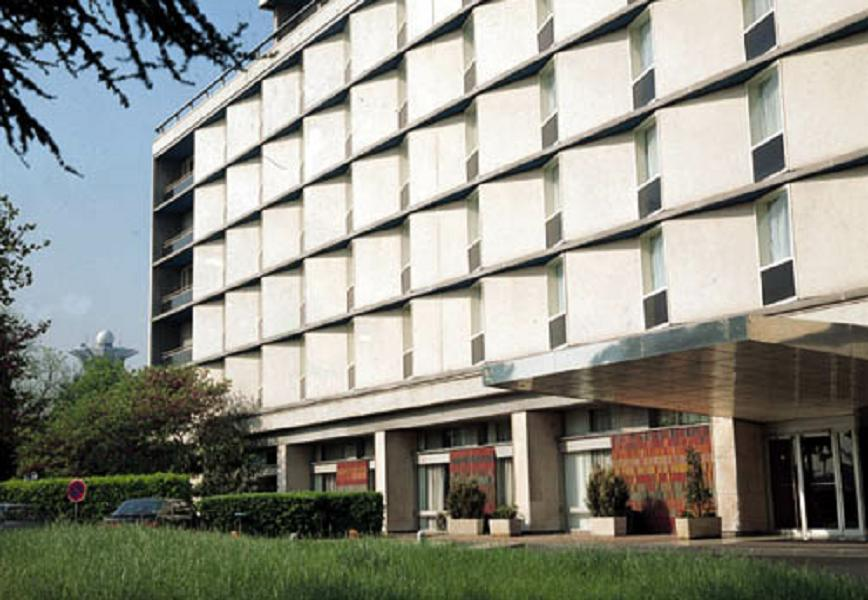
//> input picture opencv/data/building.jpg, 868 x 600 px
$ ./houghline   (built with g++ and OpenCV 4)
//> lines starting //> are read from the running program, lines starting //| are printed output that depends on the picture; after the words box and inside, x2 and y2 are one past the last pixel; in counts of white or black regions, pixels touching at a corner belong together
#include <iostream>
#include "opencv2/opencv.hpp"

using namespace std;
using namespace cv;

String folder = "/home/jty6109/kdta_ROS2/opencv/data/";

int main()
{
    Mat img = imread(folder + "building.jpg", IMREAD_GRAYSCALE);
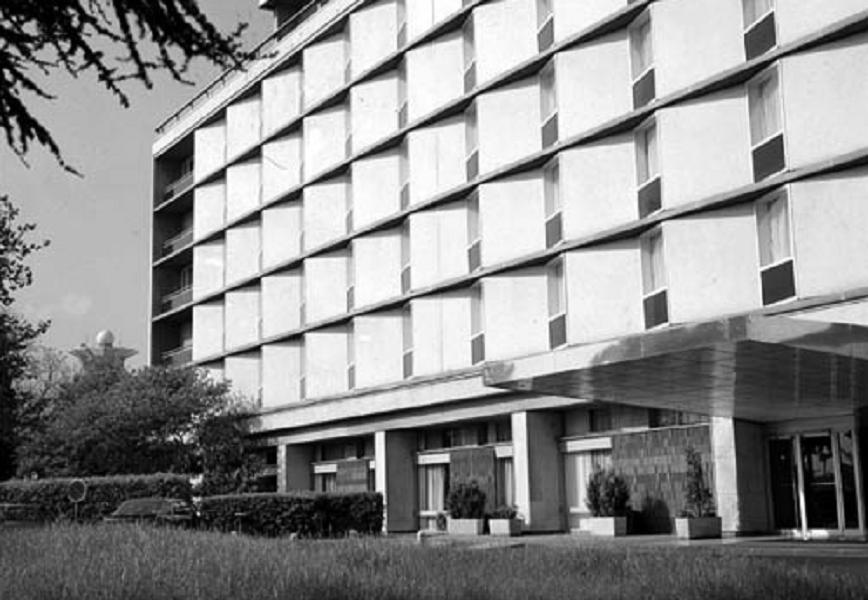
//> img: 600 rows x 868 cols, CV_8UC1; min 0, max 255, mean 142.3

    Mat edge;
    Canny(img, edge, 50, 150);
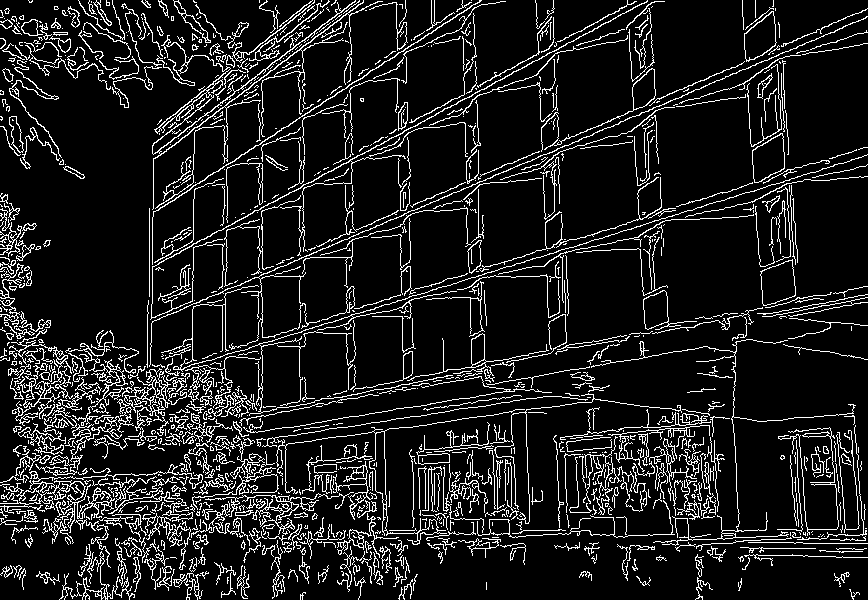
//> edge: 600 rows x 868 cols, CV_8UC1; 11.6% white in thin lines or dots

    vector<Vec2f> lines;
    HoughLines(edge, lines, 1, CV_PI / 100, 180);
//> lines = 178 lines (rho, theta), first 12: [352, 1.16], [464, 1.35], [262, 0], [449, 1.38], [359, 1.16], [517, 1.6], [492, 1.48], [357, 1.16], [403, 1.26], [436, 1.57], [466, 1.41], [530, 1.57]

    Point pt1, pt2;
    for (size_t i = 0; i < lines.size(); ++i) {
        float rho = lines[i][0];
        float theta = lines[i][1];
        float x0 = rho * cos(theta), y0 = rho * sin(theta);
        float x1000 = 1000 * (-sin(theta));
        float y1000 = 1000 * (cos(theta));
        pt1.x = cvRound(x0 - x1000);
        pt1.y = cvRound(y0 - y1000);
        pt2.x = cvRound(x0 + x1000);
        pt2.y = cvRound(y0 + y1000);
        line(img, pt1, pt2, Scalar(255), 2);
    }
//> this loop made 178 passes
//> (rho, theta, x0, y0, x1000, y1000) on passes 1 to 3: (352, 1.16, 139.8, 323, -917.8, 397.1), (464, 1.35, 101.2, 452.8, -975.9, 218.1), (262, 0, 262, 0, 0, 1000)
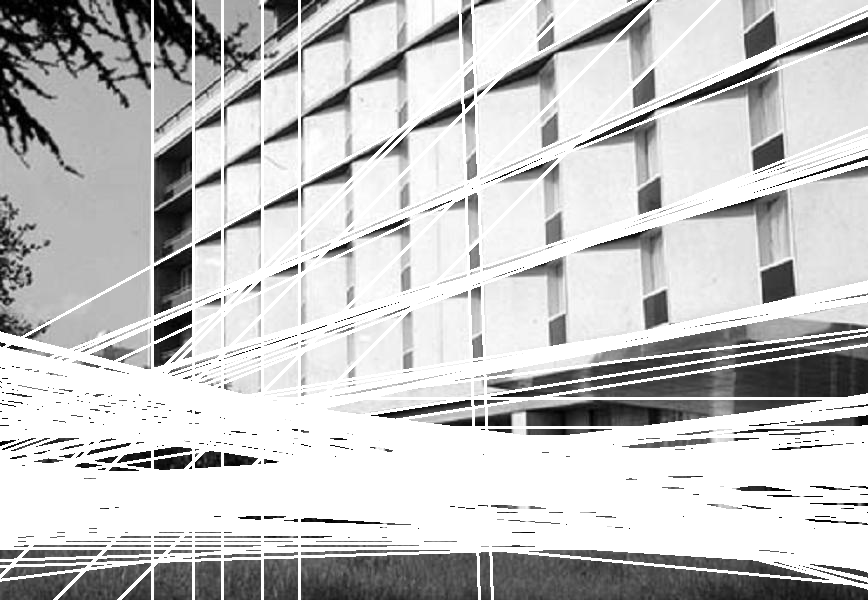
//> img: 600 rows x 868 cols, CV_8UC1; min 0, max 255, mean 196.7

    imshow("img", img);
    imshow("edge", edge);

    waitKey(0);

    return 0;
}

$ run again, with opencv/data/img1.jpg copied over opencv/data/building.jpg
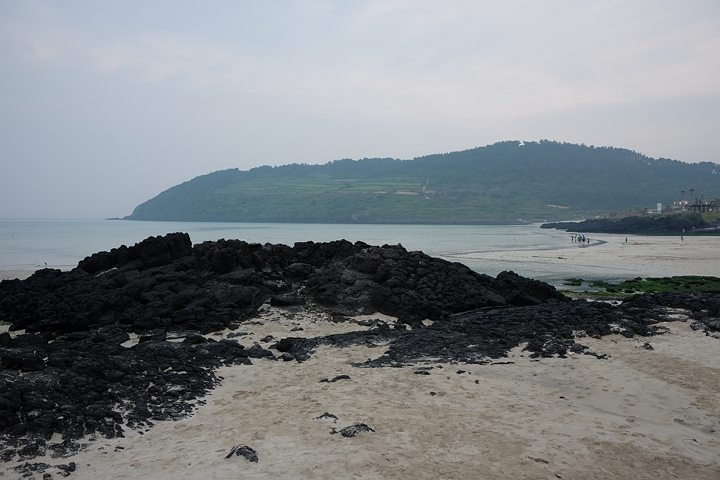
//> input picture opencv/data/img1.jpg, 720 x 480 px
//> `Canny(img, edge, 50, 150);`:
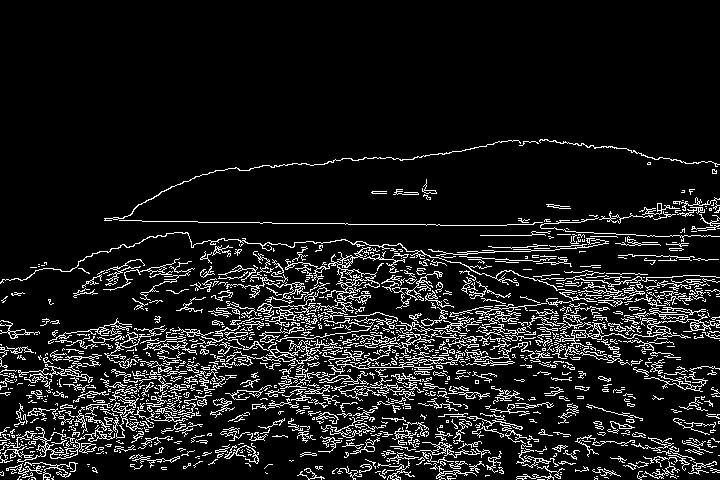
//> edge: 480 rows x 720 cols, CV_8UC1; 10.4% white in thin lines or dots, all inside (x1, y1, x2, y2) = (0, 139, 720, 480)
//> lines = 195 lines (rho, theta), first 12: [435, 1.38], [357, 1.57], [373, 1.51], [395, 1.41], [445, 1.35], [447, 1.32], [437, 1.35], [347, 1.54], [465, 1.29], [431, 1.35], [383, 1.48], [441, 1.35]
//> the loop `for (size_t i = 0; i < lines.size(); ++i)` made 195 passes
//> (rho, theta, x0, y0, x1000, y1000) on passes 1 to 3: (435, 1.38, 81.51, 427.3, -982.3, 187.4), (357, 1.57, -1.56e-05, 357, -1000, -4.37e-05), (373, 1.51, 23.42, 372.3, -998, 62.79)
//> after the loop `for (size_t i = 0; i < lines.size(); ++i)`:
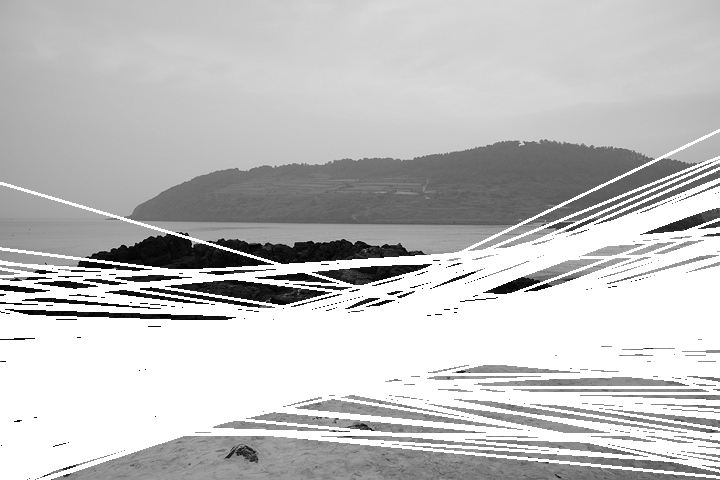
//> img: 480 rows x 720 cols, CV_8UC1; min 0, max 255, mean 193.6

$ run again, with opencv/data/img2.jpg copied over opencv/data/building.jpg
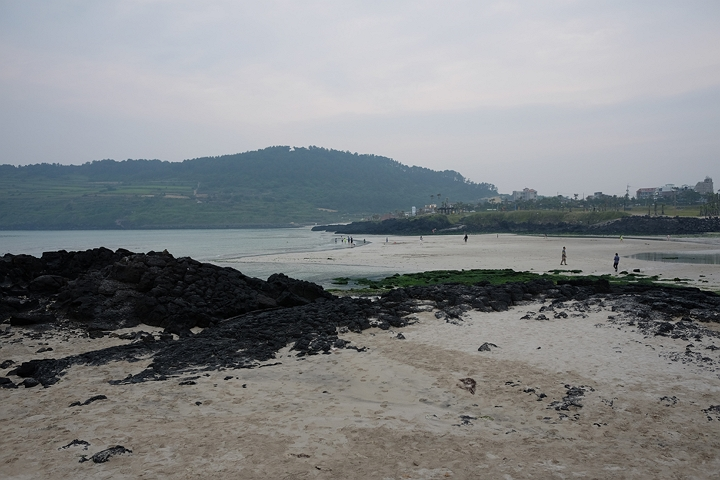
//> input picture opencv/data/img2.jpg, 720 x 480 px
//> `Canny(img, edge, 50, 150);`:
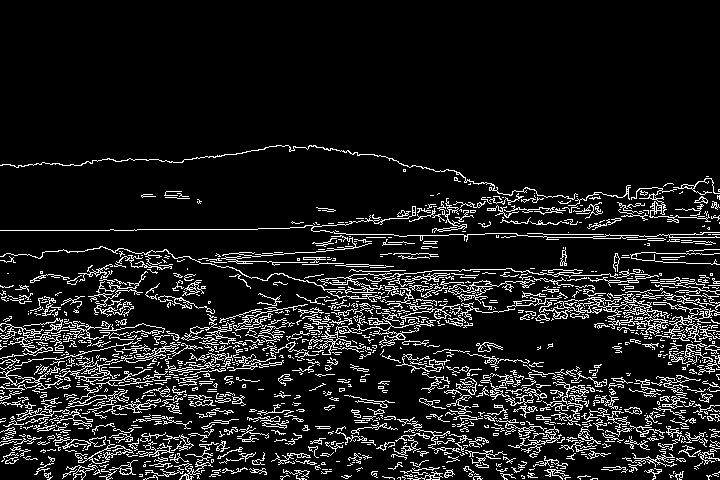
//> edge: 480 rows x 720 cols, CV_8UC1; 10.8% white in thin lines or dots, all inside (x1, y1, x2, y2) = (0, 145, 720, 480)
//> lines = 172 lines (rho, theta), first 12: [341, 1.51], [344, 1.51], [338, 1.51], [361, 1.48], [368, 1.45], [356, 1.48], [336, 1.51], [350, 1.48], [376, 1.38], [417, 1.23], [331, 1.54], [333, 1.54]
//> the loop `for (size_t i = 0; i < lines.size(); ++i)` made 172 passes
//> (rho, theta, x0, y0, x1000, y1000) on passes 1 to 3: (341, 1.51, 21.41, 340.3, -998, 62.79), (344, 1.51, 21.6, 343.3, -998, 62.79), (338, 1.51, 21.22, 337.3, -998, 62.79)
//> after the loop `for (size_t i = 0; i < lines.size(); ++i)`:
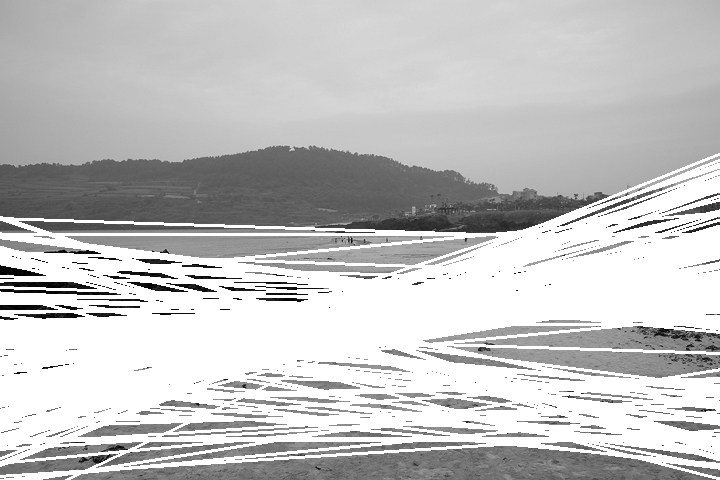
//> img: 480 rows x 720 cols, CV_8UC1; min 0, max 255, mean 195.2
